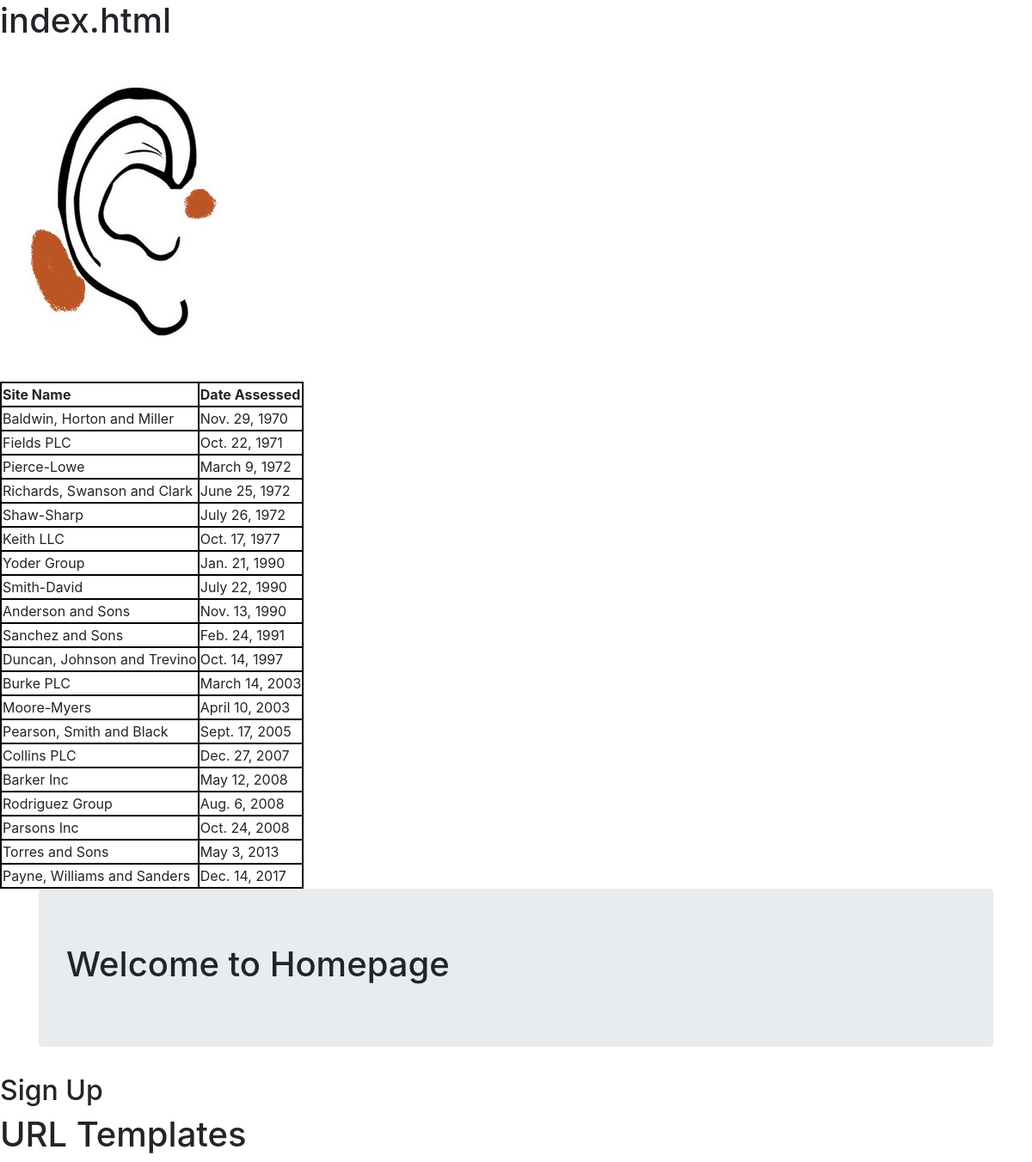
The page / on the database its author committed.
### first_app/models.py (models this page shows, shortened)
class Accessrecord(models.Model):
    name = models.ForeignKey(Webpage,on_delete=models.CASCADE)
    date = models.DateField()

class Webpage(models.Model):
    topic = models.ForeignKey(Topic,on_delete=models.CASCADE)
    name = models.CharField(max_length=264, unique=True)
    url = models.URLField(unique=True)
    def __str__(self):
        return self.name

### first_app/views.py (the view)
# urls.py: path('', views.index, name='index'),
def index(request):
    webpages_list = Accessrecord.objects.order_by('date')
    my_dict = {'access_records':webpages_list}
    return render(request, 'first_app/index.html', context=my_dict)

### templates/first_app/index.html (shortened to what this page needs)
<!DOCTYPE html>
{% load static %}
<head>
    <link rel="stylesheet" href="{% static "css/style.css" %}"/>
    <link rel="stylesheet" href="https://stackpath.bootstrapcdn.com/bootstrap/4.1.3/css/bootstrap.min.css"/>
</head>
<body>
    <h1>index.html</h1>
    <img src= "{% static "images/Laser_Placement.jpg" %}" alt ="fail to load image">
    <div class='djangtwo'>
        {% if access_records %}
            <table>
                <thead>
                    <th>Site Name</th>
                    <th>Date Assessed</th>
                </thead>
        {% for acc in access_records %}
        <tr>
            <td>{{ acc.name }}</td>
            <td>{{ acc.date }}</td>
        </tr>
        {% endfor %}
    </table>
    {% else %}
        <p>No access records found</p>
    {% endif %}
</div>
<div class="container">
    <div class="jumbotron">
        <h1> Welcome to Homepage </h1>
    </div>
</div>
<h2>Sign Up</h2>
<h1>URL Templates</h1>
</body>

### static/css/style.css (style rules this page uses)
h1 { color:red; }
table, th, td { border: 2px solid black; }

### rows shown on the page
Accessrecord: name "Baldwin, Horton and Miller", date "Nov. 29, 1970"
Accessrecord: name "Fields PLC", date "Oct. 22, 1971"
Accessrecord: name "Pierce-Lowe", date "March 9, 1972"
Accessrecord: name "Richards, Swanson and Clark", date "June 25, 1972"
Accessrecord: name "Shaw-Sharp", date "July 26, 1972"
Accessrecord: name "Keith LLC", date "Oct. 17, 1977"
Accessrecord: name "Yoder Group", date "Jan. 21, 1990"
Accessrecord: name "Smith-David", date "July 22, 1990"
Accessrecord: name "Anderson and Sons", date "Nov. 13, 1990"
Accessrecord: name "Sanchez and Sons", date "Feb. 24, 1991"
Accessrecord: name "Duncan, Johnson and Trevino", date "Oct. 14, 1997"
Accessrecord: name "Burke PLC", date "March 14, 2003"
Accessrecord: name "Moore-Myers", date "April 10, 2003"
Accessrecord: name "Pearson, Smith and Black", date "Sept. 17, 2005"
Accessrecord: name "Collins PLC", date "Dec. 27, 2007"
Accessrecord: name "Barker Inc", date "May 12, 2008"
Accessrecord: name "Rodriguez Group", date "Aug. 6, 2008"
Accessrecord: name "Parsons Inc", date "Oct. 24, 2008"
Accessrecord: name "Torres and Sons", date "May 3, 2013"
Accessrecord: name "Payne, Williams and Sanders", date "Dec. 14, 2017"
